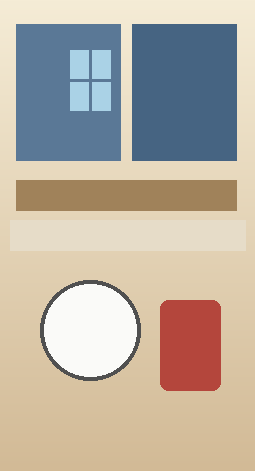
#> input picture ai_service/test_fixtures/synthetic_kitchen_shapes.png, 255 x 471 px
$ python -i server.py   (imports and definitions only)
#> lines starting #> are read from the running program, lines starting #| are printed output that depends on the picture; after the words box and inside, x2 and y2 are one past the last pixel; in counts of white or black regions, pixels touching at a corner belong together
"""
Local AI Photo Restoration & 4K Super-Resolution Server
Runs 100% offline using ONNX Runtime with Real-ESRGAN, CodeFormer, GFPGAN, and OpenCV.
"""

import os
import sys
import io
import json
import base64
import time
from http.server import ThreadingHTTPServer, BaseHTTPRequestHandler

from origin_check import request_is_allowed

import numpy as np
from PIL import Image, ImageFilter
import onnxruntime as ort
import cv2

# Ensure clean UTF-8 output on Windows terminal
# [5 lines not run here, left out]

PORT = 8008
BASE_DIR = os.path.dirname(os.path.abspath(__file__))
MODELS_DIR = os.path.join(BASE_DIR, "models")

REAL_ESRGAN_PATH = os.path.join(MODELS_DIR, "real_esrgan_x4.onnx")
GFPGAN_PATH = os.path.join(MODELS_DIR, "gfpgan_1.4.onnx")
CODEFORMER_PATH = os.path.join(MODELS_DIR, "codeformer.onnx")

# [2 lines not run here, left out]

# Load ONNX sessions with CPU Execution Provider
# [1 line that did not run here, left out]
# [1 line that did not run here, left out]

# [22 lines not run here, left out]


# ==============================================================================
# 1. Scratch & Fold Inpainting (OpenCV Telea & Morphological Line Detection)
# ==============================================================================

def repair_scratches_and_folds(pil_img, mask_img=None, auto_detect=True, scratch_strength=0.75):
    """
    Detects and repairs hairline scratches, physical fold creases, tears, and dust spots.
    Uses multi-scale morphological opening/closing with directional kernels.
    """
#> called with auto_detect = True, scratch_strength = 0.75
    if scratch_strength <= 0:
        return pil_img

    cv_img = cv2.cvtColor(np.array(pil_img), cv2.COLOR_RGB2BGR)
#> cv_img is the input picture: shape (471, 255, 3); mean B, G, R 162.7, 175.9, 185.4
    h, w = cv_img.shape[:2]
#> h = 471; w = 255

    # If user provided a specific painted mask
    if mask_img is not None:
        mask = np.array(mask_img.resize((w, h), Image.Resampling.NEAREST).convert("L"))
        if np.any(mask > 20):
            mask_bin = (mask > 20).astype(np.uint8) * 255
            mask_dilated = cv2.dilate(mask_bin, cv2.getStructuringElement(cv2.MORPH_ELLIPSE, (3, 3)))
            inpainted = cv2.inpaint(cv_img, mask_dilated, inpaintRadius=4, flags=cv2.INPAINT_TELEA)
            blended = cv2.addWeighted(inpainted, scratch_strength, cv_img, 1.0 - scratch_strength, 0)
            return Image.fromarray(cv2.cvtColor(blended, cv2.COLOR_BGR2RGB))

    if not auto_detect:
        return pil_img

    gray = cv2.cvtColor(cv_img, cv2.COLOR_BGR2GRAY)
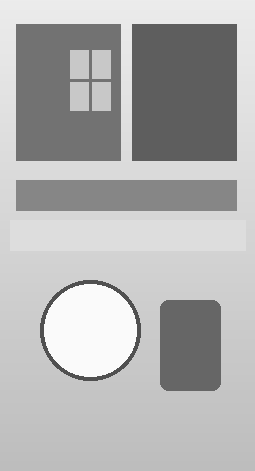
#> gray: shape (471, 255); min 80, max 250, mean 177.2
    combined_mask = np.zeros_like(gray)

    # Multi-scale top-hat (bright cracks/scratches) and black-hat (dark creases/folds)
    for k in [3, 5, 7]:
        kernel = cv2.getStructuringElement(cv2.MORPH_RECT, (k, k))
        tophat = cv2.morphologyEx(gray, cv2.MORPH_TOPHAT, kernel)
        blackhat = cv2.morphologyEx(gray, cv2.MORPH_BLACKHAT, kernel)

        _, t_top = cv2.threshold(tophat, 30, 255, cv2.THRESH_BINARY)
        _, t_black = cv2.threshold(blackhat, 30, 255, cv2.THRESH_BINARY)

        combined_mask = cv2.bitwise_or(combined_mask, t_top)
        combined_mask = cv2.bitwise_or(combined_mask, t_black)
#> this loop made 3 passes
#> pass 1, in repair_scratches_and_folds, `tophat = cv2.morphologyEx(gray, cv2.MORPH_TOPHAT, kernel)`:
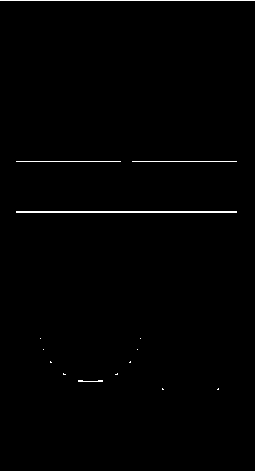
#> tophat: shape (471, 255); values 0 (black) and 1 (white), 0.8% white in thin lines or dots, all inside (x1, y1, x2, y2) = (0, 0, 255, 390)
#> pass 2, in repair_scratches_and_folds, `blackhat = cv2.morphologyEx(gray, cv2.MORPH_BLACKHAT, kernel)`:
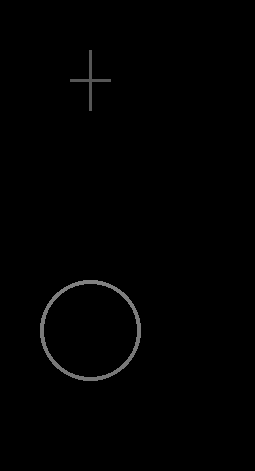
#> blackhat: shape (471, 255); min 0, max 128, mean 1.4
#> after the loop:
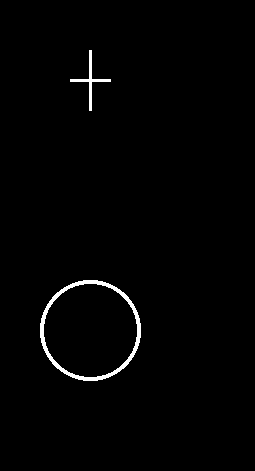
#> combined_mask: shape (471, 255); 1.2% white; 2 white regions, box (x1, y1, x2, y2) and area: (40, 280, 141, 381) 1204, (70, 50, 111, 111) 297
#> after the loop:
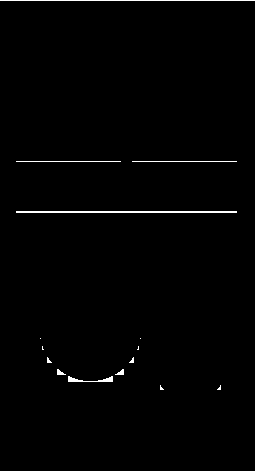
#> tophat: shape (471, 255); values 0 (black) and 1 (white), 0.96% white in thin lines or dots, all inside (x1, y1, x2, y2) = (0, 0, 255, 390)

    # Filter out facial features, eyes, and natural object edges
    num_labels, labels, stats, _ = cv2.connectedComponentsWithStats(combined_mask)
#> labels: shape (471, 255) int32; 3 distinct labels, from 0 to 2
#> num_labels = 3; stats = [[0, 0, 255, 471, 118604], [70, 50, 41, 61, 297], [40, 280, 101, 101, 1204]]
    clean_mask = np.zeros_like(combined_mask)
    for i in range(1, num_labels):
        area = stats[i, cv2.CC_STAT_AREA]
        bw = stats[i, cv2.CC_STAT_WIDTH]
        bh = stats[i, cv2.CC_STAT_HEIGHT]
        aspect = max(bw, bh) / max(1, min(bw, bh))

        # Scratches and folds are thin and elongated or very small flecks
        if (area < 120 and aspect > 1.5) or (area < 600 and aspect > 3.0) or (area < 40):
            clean_mask[labels == i] = 255
#> this loop made 2 passes
#> (area, bw, bh, aspect) on passes 1 to 2: (297, 41, 61, 1.49), (1204, 101, 101, 1)

    if not np.any(clean_mask):
        return pil_img

    # Gentle dilation to bridge scratch edges
    clean_mask = cv2.dilate(clean_mask, cv2.getStructuringElement(cv2.MORPH_ELLIPSE, (3, 3)))
    inpainted = cv2.inpaint(cv_img, clean_mask, inpaintRadius=3, flags=cv2.INPAINT_TELEA)

    blended = cv2.addWeighted(inpainted, scratch_strength, cv_img, 1.0 - scratch_strength, 0)
    return Image.fromarray(cv2.cvtColor(blended, cv2.COLOR_BGR2RGB))


# ==============================================================================
# 2. Color Restoration & De-Fading (White-Balance + CLAHE + Saturation Recovery)
# ==============================================================================

# [187 lines left out: functions restore_color_and_defade, run_codeformer_face, run_gfpgan_face, restore_faces_in_image, run_realesrgan_tile, not called in this run]


# ==============================================================================
# HTTP Request Handler
# ==============================================================================

MAX_BODY_BYTES = 60 * 1024 * 1024  # 60 MB cap to prevent memory exhaustion


class AIRestorationHandler(BaseHTTPRequestHandler):
    # [233 lines left out: functions _request_allowed, _send_cors_headers, do_OPTIONS, do_GET, do_POST, _handle_inpaint and 3 more, not called in this run]


# [2 lines not run here, left out]

>>> import cv2
>>> picture = cv2.cvtColor(cv2.imread('test_fixtures/synthetic_kitchen_shapes.png'), cv2.COLOR_BGR2RGB)
>>> result = repair_scratches_and_folds(picture)
